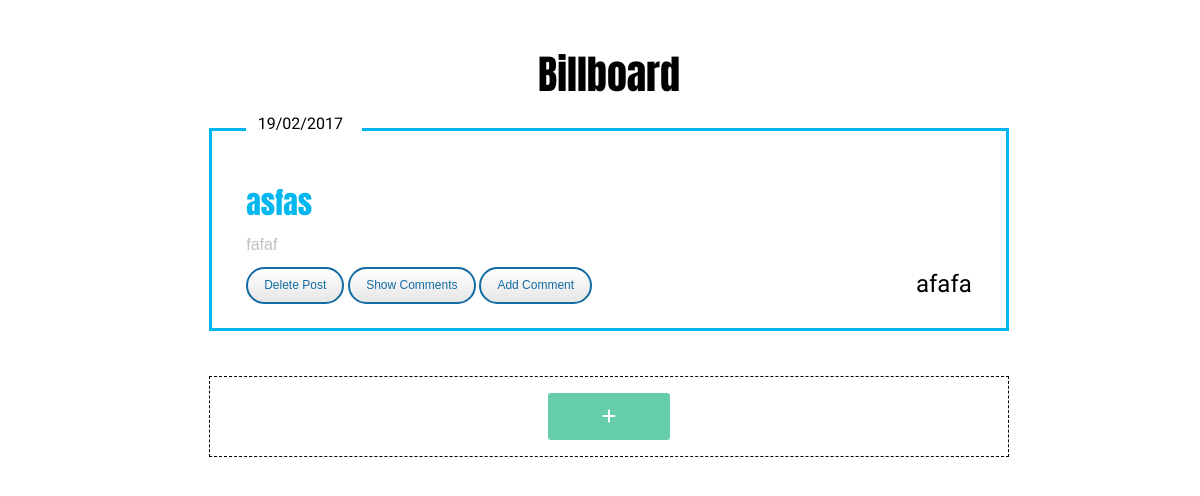
Before: / with the older database file.
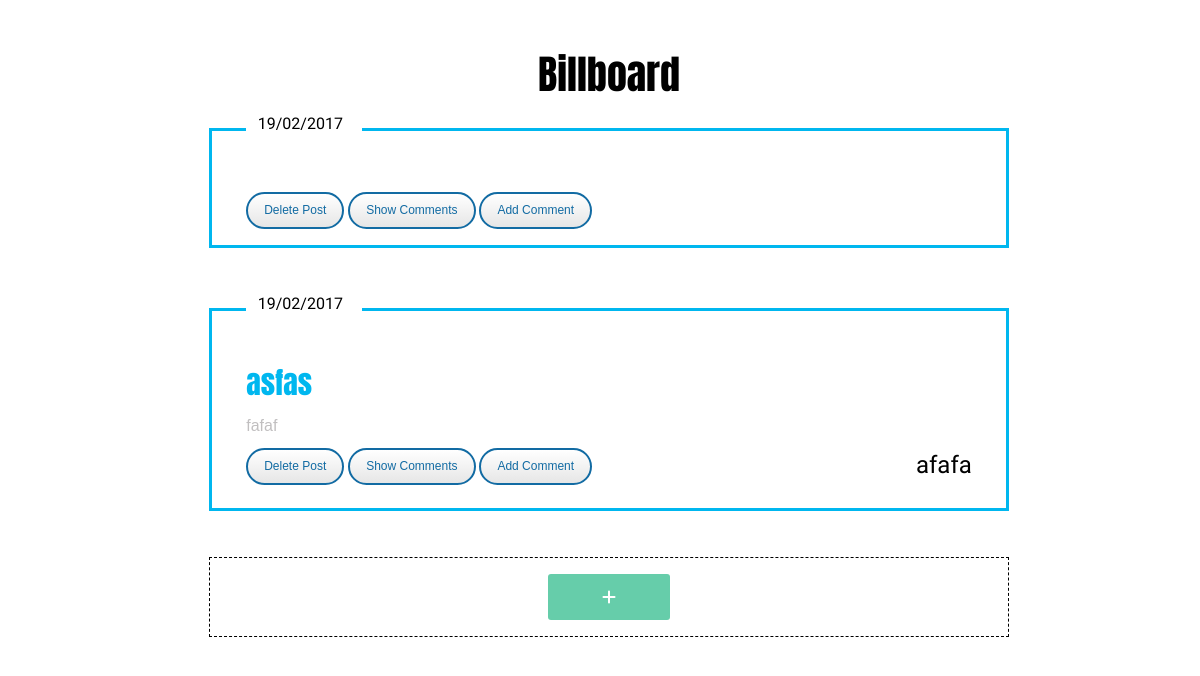
After: the same page with the newer database file.
### board/models.py (models this page shows)
class Post(models.Model):
    post_title = models.CharField(max_length=120)
    post_pub_date = models.DateTimeField('publish date')
    post_desc = models.TextField()
    post_author = models.CharField(max_length=24)

### board/views.py (the view)
def index(request):
    posts = Post.objects.all()
    five = posts.order_by('-post_pub_date')[:5]
    return render(request, 'board/index.html', {'posts':five})

### board/templates/board/index.html (shortened to what this page needs)
<!DOCTYPE html>
<html lang="en">
<head>
    {% load staticfiles %}
    <link rel="stylesheet" type="text/css" href="{% static 'bootstrap/css/bootstrap.min.css' %}">
    <link rel="stylesheet" type="text/css" href="{% static 'css/style.css' %}">
</head>
<body>
<div class="container">
    <p id="maintitle">Billboard</p>
    <div id="row">
        {% if posts %}
            {% for post in posts %}
                <fieldset class="post_div center-block">
                    <legend><p class="pubdate">{{ post.post_pub_date|date:"d/m/Y" }}</p></legend>
                    <p class="posttitle">{{ post.post_title }}</p>
                    <p class="postmsg">{{ post.post_desc }}</p>
                    <p class="postauthor">{{ post.post_author }}</p>
                    <button class="delete_post btn" id="{{ post.id }}">Delete Post</button>
                    <button class="showcomments btn" id="showcommnt">Show Comments</button>
                    <button class="addcomment btn" id="add_{{ post.id }}">Add Comment</button>
                </fieldset>
            {% endfor %}
        {% else %}
            <div class="center-block" id="nomsgbox">
                <p id="nomsg">No messages...<br>Click the '+' button to add a new message</p>
            </div>
        {% endif %}
    </div>
    <div class="newpost">
        <div class="center-block bordernewmsg" id="newpostbtn">
            <i class="fa fa-plus" id='plusbtn' aria-hidden="true"></i>
        </div>
    </div>
</div>
</body>
</html>

### board/static/css/style.css (style rules this page uses)
#maintitle { font-family: 'Anton', sans-serif; font-size: 40px; color: black; text-align: center; margin-top: 4%; }
.pubdate { font-family: 'Poiret One', cursive; font-size:16px; color: black; padding-left: 4%; }
.posttitle { font-family: 'Anton', sans-serif; font-size:30px; color: #00b7ef; }
.postmsg { font-family: 'Arial'; font-size:16px; color: #c1bfc0; }
.postauthor { font-family: 'Pinyon Script', cursive; font-size:24px; color: black; float: right; }
.post_div { padding: 16px; height: auto; max-width: 800px; border: 3px solid #00b7ef; margin-bottom: 4%; padding-left: 3%; padding-right: 3%; }
.bordernewmsg { border: 1px dashed black; padding: 16px; max-width: 800px; margin-bottom: 1%; text-align: center; min-height: 80px; }
legend { border: 0; border-bottom: 0px; width: 16%; padding-left: 1%; }
#plusbtn { background-color: #66CDAA; font-size: 16px; color: white; border-radius: 3px; padding: 2% 7%; }
body { padding-left: 2%; padding-right: 2%; }
.btn { background: #ffffff; background-image: -webkit-linear-gradient(top, #ffffff, #e6e6e6); background-image: -moz-linear-gradient(top, #ffffff, #e6e6e6); background-image: -ms-linear-gradient(top, #ffffff, #e6e6e6); background-image: -o-linear-gradient(top, #ffffff, #e6e6e6); background-image: linear-gradient(to bottom, #ffffff, #e6e6e6); -webkit-border-radius: 28%; -moz-border-radius: 28%; border-radius: 20px; font-family: Arial; color: #126ba3; font-size: 12px; padding: 8px 16px 8px 16px; border: solid #126ba3 2px; text-decoration: none; }

Changed rows visible on the page:
added Post: post_pub_date "19/02/2017"
